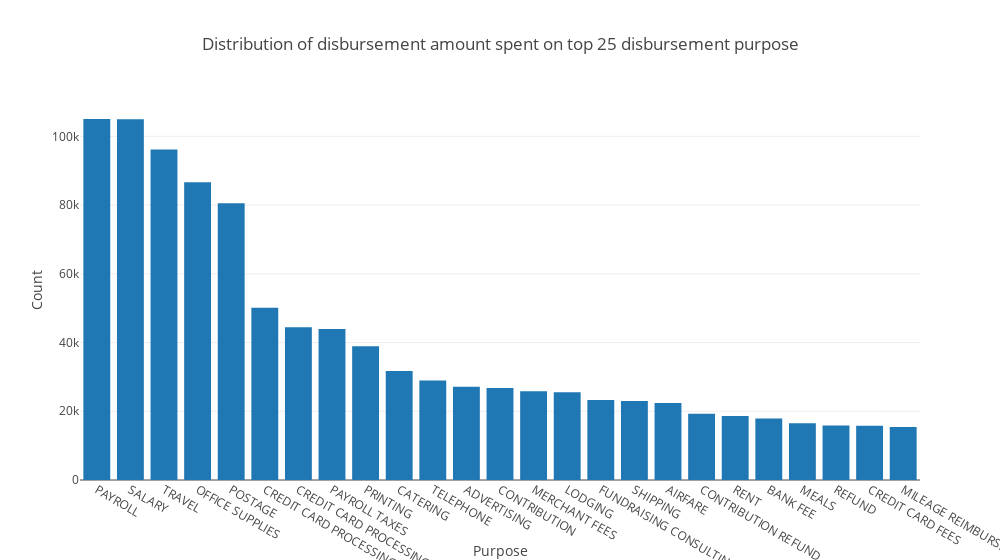

The notebook cell this image was saved under:
### Code cell
# Distribution of disbursement amount spent on top 25 disbursement purpose 
import plotly.plotly as py
import pandas as pd
import plotly
from plotly.graph_objs import Scatter, Layout
plotly.offline.init_notebook_mode(connected=True)

# data
p3 = df.groupby('dis_pur_des').count()['dis_amo'].reset_index()
p3 = p3.sort_values('dis_amo', ascending=0).head(25)

# graph
trace1 = go.Bar(
    x=p3['dis_pur_des'],
    y=p3['dis_amo']
)
data = [trace1]

#graph properties
layout =go.Layout(title='Distribution of disbursement amount spent on top 25 disbursement purpose',
                  width=1000,
                  xaxis = dict(title = 'Purpose'),
                  yaxis = dict(title = 'Count'))
fig = go.Figure(data=data, layout=layout)

#plot
plotly.offline.iplot(fig, filename='grouped-bar')

### Figure 1 — Plotly figure (JSON) as saved in the notebook; plotly's stock layout.template omitted (floating-point values rounded to 4 significant figures)
{"data": [{"type": "bar", "x": ["PAYROLL", "SALARY", "TRAVEL", "OFFICE SUPPLIES", "POSTAGE", "CREDIT CARD PROCESSING FEE", "CREDIT CARD PROCESSING FEES", "PAYROLL TAXES", "PRINTING", "CATERING", "TELEPHONE", "ADVERTISING", "CONTRIBUTION", "MERCHANT FEES", "LODGING", "FUNDRAISING CONSULTING", "SHIPPING", "AIRFARE", "CONTRIBUTION REFUND", "RENT", "BANK FEE", "MEALS", "REFUND", "CREDIT CARD FEES", "MILEAGE REIMBURSEMENT"], "y": [105054, 104994, 96159, 86646, 80546, 50102, 44429, 43943, 38925, 31727, 28974, 27110, 26775, 25804, 25535, 23287, 23011, 22395, 19302, 18649, 17886, 16526, 15857, 15810, 15421]}], "layout": {"title": "Distribution of disbursement amount spent on top 25 disbursement purpose", "width": 1000, "xaxis": {"title": "Purpose"}, "yaxis": {"title": "Count"}}}
